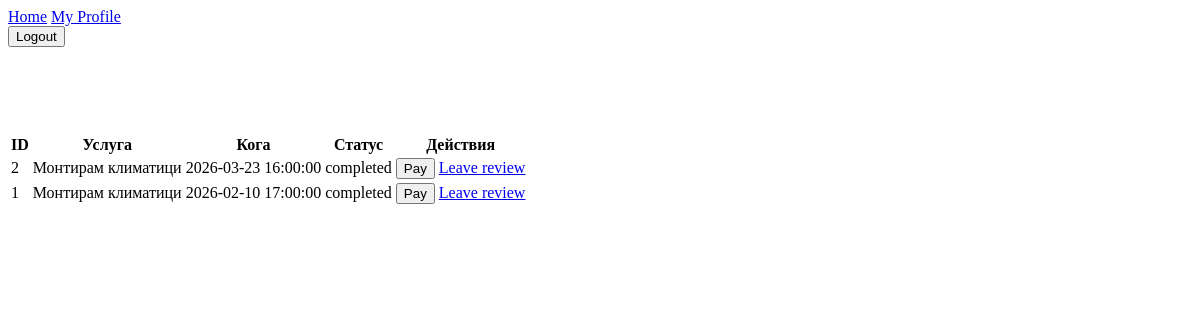
/my-bookings (signed in), run on the app's committed database.
### app/models/booking.py (models this page shows, shortened)
class Booking(db.Model):
    __tablename__ = "bookings"
    id = db.Column(db.Integer, primary_key=True)
    customer_id = db.Column(db.Integer, db.ForeignKey("users.id"), nullable=False, index=True)
    provider_id = db.Column(db.Integer, db.ForeignKey("users.id"), nullable=False, index=True)
    service_id = db.Column(db.Integer, db.ForeignKey("services.id"), nullable=False, index=True)
    scheduled_at = db.Column(db.DateTime, nullable=False, index=True)
    notes = db.Column(db.Text, nullable=True)
    status = db.Column(db.String(20), nullable=False, default="pending", index=True)
    created_at = db.Column(db.DateTime, nullable=False, default=datetime.utcnow)
    service = db.relationship("Service", lazy=True)

### app/models/service.py (models this page shows, shortened)
class Service(db.Model):
    __tablename__ = "services"
    id = db.Column(db.Integer, primary_key=True)
    provider_id = db.Column(db.Integer, db.ForeignKey("users.id"), nullable=False, index=True)
    category_id = db.Column(db.Integer, db.ForeignKey("service_categories.id"), nullable=False, index=True)
    title = db.Column(db.String(120), nullable=False)
    description = db.Column(db.Text, nullable=True)
    price = db.Column(db.Integer, nullable=True)
    location = db.Column(db.String(120), nullable=True)
    created_at = db.Column(db.DateTime, nullable=False, default=datetime.utcnow)

### app/routes/booking.py (the view)
@bookings_bp.route("/my-bookings", methods=["GET"])
@login_required
def my_bookings():
    if current_user.role == "customer":
        items = (Booking.query.filter_by(customer_id=current_user.id).order_by(Booking.id.desc()).all())
        return render_template("bookings/my_bookings.html", items=items)
    if current_user.role == "provider":
        return render_template("bookings/provider_hub.html")
    flash("Нямаш достъп до тази страница.")
    return redirect(url_for("main.home"))

### app/templates/bookings/my_bookings.html (shortened to what this page needs)
{% extends "base.html" %}
{% block content %}
    <h1>My bookings</h1>
    {% if not items %}
        <p>Нямаш заявки.</p>
    {% else %}
        <table>
            <thread>
                <tr>
                    <th>ID</th>
                    <th>Услуга</th>
                    <th>Кога</th>
                    <th>Статус</th>
                    <th>Действия</th>
                </tr>
            </thread>
            <tbody>
                {% for b in items %}
                    <tr>
                        <td>{{ b.id }}</td>
                        <td>{{ b.service.title if b.service else b.service_id }}</td>
                        <td>{{ b.scheduled_at }}</td>
                        <td>{{ b.status }}</td>
                        <td>
                            {% if b.status in ["accepted", "completed"] %}
                                <form method="post" action="{{ url_for('payments.pay_booking', booking_id=b.id) }}" style="display:inline;">
                                    <button type="submit">Pay</button>
                                </form>
                            {% endif %}
                            {% if b.status == "completed" %}
                                <a href="{{ url_for('reviews.add_review', booking_id=b.id) }}">Leave review</a>
                            {% endif %}
                        </td>
                    </tr>
                {% endfor %}
            </tbody>
        </table>
    {% endif %}
{% endblock %}

### app/static/styles/style.css (style rules this page uses)
h1 { font-family: 'Segoe UI', Tahoma, Geneva, Verdana, sans-serif; color: white; }

### data on the page
Booking: id "2", service "Монтирам климатици", scheduled_at "2026-03-23 16:00:00", status "completed"
Booking: id "1", service "Монтирам климатици", scheduled_at "2026-02-10 17:00:00", status "completed"
